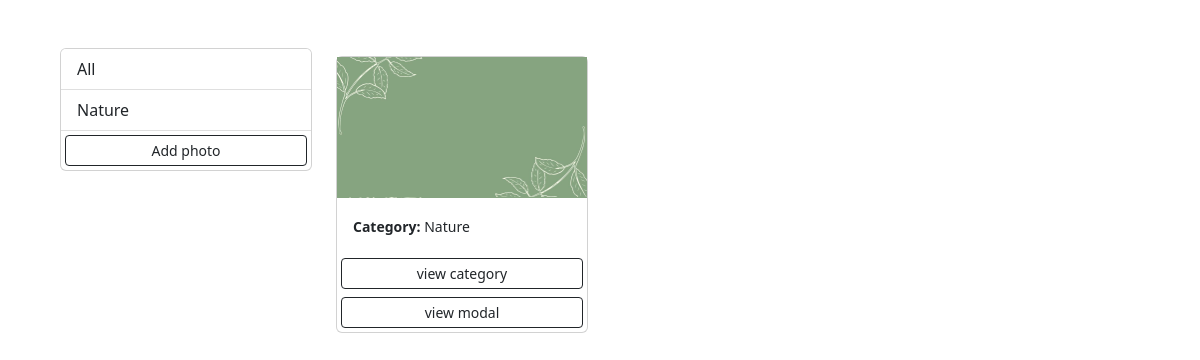
The app's page /, older data.
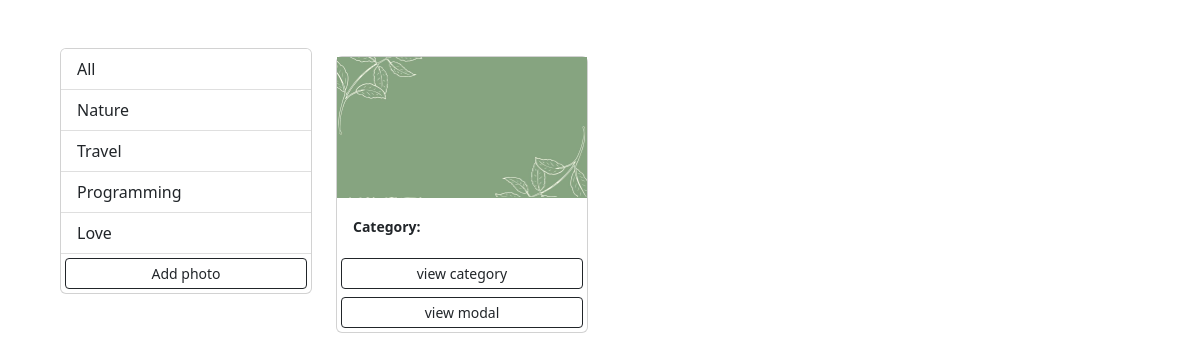
The same page, newer data.
### photos/models.py (models this page shows, shortened)
class Category(models.Model):
    name = models.CharField(max_length=100, null=False,blank=False)

class Photo(models.Model):
    category = models.ForeignKey(Category,on_delete=models.SET_NULL, null=True, blank=True)
    image = models.ImageField(null=False,blank=False)
    description = models.TextField()

### photos/views.py (the view)
# urls.py: path('',views.gallery,name='gallery'),
def gallery(request):
    categories = Category.objects.all()
    photos = Photo.objects.all()
    context = {'categories': categories, 'photos':photos}
    return render(request,'photos/gallery.html', context)

### photos/templates/photos/gallery.html (shortened to what this page needs)
<!DOCTYPE html>
<html lang="en">
<head>
    <link href="https://cdn.jsdelivr.net/npm/bootstrap@5.2.0-beta1/dist/css/bootstrap.min.css" rel="stylesheet"
>
</head>
<body class="m-5">
    <div class="container">
        <div class="row">
            <div class="col-md-3">
                <div class="card">
                    <ul class="list-group list-group-flush">
                        <li class="list-group-item">All</li>
                        {% for category in categories %}
                        <li class="list-group-item">{{category.name}}</li>
                        {% endfor %}
                            <a href="{% url 'add' %}" class="btn btn-outline-dark btn-block btn-sm  m-1 ">Add photo</a>
                    </ul>
                </div>
            </div>
            <div class="col-md-9">
                <div class="row">
                    {% for photo in photos %}
                    <div class="col-md-4">
                        <div class="card my-2">
                            <img class="image-thumbail"
                                src="{{photo.image.url}}"
                                alt="Card image cap">
                            <div class="card-body">
                                <small> <b>Category:</b> {{photo.category.name}}</small>
                            </div>
                            <a href="{% url 'photo' photo.id %}" class="btn btn-outline-dark btn-block btn-sm  m-1 ">view category</a>
                            <button type="button" class="btn btn-outline-dark btn-sm m-1" data-bs-toggle="modal"
                                data-bs-target="#exampleModal">
                                view modal
                            </button>
                        </div>
                    </div>
                    {% empty %}
                    <h3>No Photos...</h3>
                    {% endfor %}
                </div>
            </div>
        </div>
    </div>
</body>
</html>

Row changes from the older to the newer data that the page shows:
added Category: name "Travel"
added Category: name "Programming"
added Category: name "Love"
changed Photo: category.name "Nature" → (not shown)
